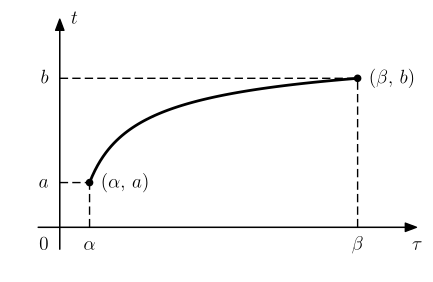

This figure's Python source:
import matplotlib.pyplot as plt
import numpy as np

__author__ = 'ernesto'

plt.rcParams['text.usetex'] = True
plt.rcParams['text.latex.preview'] = True
plt.rcParams['text.latex.preamble'] = [r'\usepackage{amsmath}']


# auxiliar function for plot ticks of equal length in x and y axis despite its scales.
def convert_display_to_data_coordinates(transData, length=10):
    # create a transform which will take from display to data coordinates
    inv = transData.inverted()
    # transform from display coordinates to data coordinates in x axis
    data_coords = inv.transform([(0, 0), (length, 0)])
    # get the length of the segment in data units
    yticks_len = data_coords[1, 0] - data_coords[0, 0]
    # transform from display coordinates to data coordinates in y axis
    data_coords = inv.transform([(0, 0), (0, length)])
    # get the length of the segment in data units
    xticks_len = data_coords[1, 1] - data_coords[0, 1]
    return xticks_len, yticks_len


# parámetros
alpha = 0.2
beta = 2
a = 0.3
b = 1
n = -0.5

# función de la forma t = A * \tau^n + B
A = (a - b) / (alpha ** n - beta ** n)
B = a - A * alpha ** n

N = 100
tau = np.linspace(alpha, beta, N)
t = A * tau ** n + B

# valores maximos y minimos de los ejes
xmin = 0
xmax = 2.4
ymin = 0
ymax = 1.4


# axis parameters
dx = 0.15
xmin_ax = xmin - dx
xmax_ax = xmax
dy = 0.15
ymin_ax = ymin - dy
ymax_ax = ymax

# length of the ticks for all subplot (6 pixels)
display_length = 6  # in pixels
# x ticks labels margin
xtm = -0.15
ytm = -0.075
# font size
fontsize = 14

fig = plt.figure(0, figsize=(5, 3), frameon=False)
ax = fig.add_subplot(111)

#plt.axis('equal')
plt.xlim(xmin_ax, xmax_ax)
plt.ylim(ymin_ax, ymax_ax)
plt.gca().set_aspect('equal', adjustable='box')

# horizontal and vertical ticks length
xtl, ytl = convert_display_to_data_coordinates(ax.transData, length=display_length)

# axis arrows
plt.annotate("", xytext=(xmin_ax, 0), xycoords='data', xy=(xmax_ax, 0), textcoords='data',
             arrowprops=dict(width=0.1, headwidth=6, headlength=8, facecolor='black', shrink=0.002))
plt.annotate("", xytext=(0, ymin_ax), xycoords='data', xy=(0, ymax_ax), textcoords='data',
             arrowprops=dict(width=0.1, headwidth=6, headlength=8, facecolor='black', shrink=0.002))

# z = x + ix
plt.plot(tau, t, color='k', lw=2)
# puntos en los extremos
ms = 9
plt.plot(alpha, a, 'k.', ms=ms)
plt.plot(beta, b, 'k.', ms=ms)

# etiquetas de los ejes
plt.text(xmax_ax, xtm, r'$\tau$', fontsize=fontsize, ha='center', va='baseline')
plt.text(-ytm, ymax_ax, '$t$', fontsize=fontsize, ha='left', va='center')

# lineas punteadas
dashed = (6, 3)
plt.plot([alpha, alpha], [0, a], 'k--', lw=1, dashes=dashed)
plt.plot([beta, beta], [0, b], 'k--', lw=1, dashes=dashed)
plt.plot([0, alpha], [a, a], 'k--', lw=1, dashes=dashed)
plt.plot([0, beta], [b, b], 'k--', lw=1, dashes=dashed)
# ticks labels
plt.text(alpha, xtm, r'$\alpha$', fontsize=fontsize, ha='center', va='baseline')
plt.text(beta, xtm, r'$\beta$', fontsize=fontsize, ha='center', va='baseline')
plt.text(ytm, a, '$a$', fontsize=fontsize, ha='right', va='center')
plt.text(ytm, b, '$b$', fontsize=fontsize, ha='right', va='center')
plt.text(ytm, xtm, '$0$', fontsize=fontsize, ha='right', va='baseline')

da = 0.075
plt.text(alpha + da, a, r'$(\alpha,\,a)$', fontsize=fontsize, ha='left', va='center')
plt.text(beta + da, b, r'$(\beta,\,b)$', fontsize=fontsize, ha='left', va='center')

plt.axis('off')

# save as pdf image
plt.savefig('contours_parameter_transformation.pdf', bbox_inches='tight')

plt.show()
